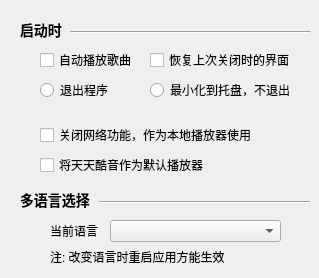
   <widget class="QWidget" name="first">
    <widget class="QLabel" name="baseSetShowInfoWidget">
     <property name="geometry">
      <rect>
       <x>20</x>
       <y>20</y>
       <width>60</width>
       <height>20</height>
      </rect>
     </property>
     <property name="styleSheet">
      <string notr="true">background-color:transparent;
font-size:14px;
font-weight:bold;;</string>
     </property>
     <property name="text">
      <string>启动时</string>
     </property>
    </widget>
    <widget class="QCheckBox" name="autoPlayCheckBox">
     <property name="geometry">
      <rect>
       <x>40</x>
       <y>50</y>
       <width>100</width>
       <height>20</height>
      </rect>
     </property>
     <property name="text">
      <string>自动播放歌曲</string>
     </property>
    </widget>
    <widget class="QCheckBox" name="backPlayCheckBox">
     <property name="geometry">
      <rect>
       <x>150</x>
       <y>50</y>
       <width>140</width>
       <height>20</height>
      </rect>
     </property>
     <property name="text">
      <string>恢复上次关闭时的界面</string>
     </property>
    </widget>
    <widget class="QRadioButton" name="minimumRadioBox">
     <property name="geometry">
      <rect>
       <x>150</x>
       <y>80</y>
       <width>140</width>
       <height>20</height>
      </rect>
     </property>
     <property name="text">
      <string>最小化到托盘，不退出</string>
     </property>
    </widget>
    <widget class="QRadioButton" name="quitRadioBox">
     <property name="geometry">
      <rect>
       <x>40</x>
       <y>80</y>
       <width>70</width>
       <height>20</height>
      </rect>
     </property>
     <property name="text">
      <string>退出程序</string>
     </property>
    </widget>
    <widget class="Line" name="line_F1">
     <property name="geometry">
      <rect>
       <x>70</x>
       <y>30</y>
       <width>240</width>
       <height>5</height>
      </rect>
     </property>
     <property name="orientation">
      <enum>Qt::Horizontal</enum>
     </property>
    </widget>
    <widget class="QLabel" name="multiLanguageChoiceWidget">
     <property name="geometry">
      <rect>
       <x>20</x>
       <y>190</y>
       <width>100</width>
       <height>20</height>
      </rect>
     </property>
     <property name="styleSheet">
      <string notr="true">background-color:transparent;
font-size:14px;
font-weight:bold;;</string>
     </property>
     <property name="text">
      <string>多语言选择</string>
     </property>
    </widget>
    <widget class="Line" name="line_F3">
     <property name="geometry">
      <rect>
       <x>99</x>
       <y>200</y>
       <width>211</width>
       <height>5</height>
      </rect>
     </property>
     <property name="orientation">
      <enum>Qt::Horizontal</enum>
     </property>
    </widget>
    <widget class="QComboBox" name="languageComboBox">
     <property name="geometry">
      <rect>
       <x>110</x>
       <y>220</y>
       <width>171</width>
       <height>22</height>
      </rect>
     </property>
    </widget>
    <widget class="QLabel" name="currentLanguageLabel">
     <property name="geometry">
      <rect>
       <x>50</x>
       <y>220</y>
       <width>61</width>
       <height>21</height>
      </rect>
     </property>
     <property name="text">
      <string>当前语言</string>
     </property>
     <property name="alignment">
      <set>Qt::AlignLeading|Qt::AlignLeft|Qt::AlignVCenter</set>
     </property>
    </widget>
    <widget class="QLabel" name="currentLanguageWarningLabel">
     <property name="geometry">
      <rect>
       <x>50</x>
       <y>245</y>
       <width>241</width>
       <height>24</height>
      </rect>
     </property>
     <property name="text">
      <string>注: 改变语言时重启应用方能生效</string>
     </property>
     <property name="alignment">
      <set>Qt::AlignLeading|Qt::AlignLeft|Qt::AlignVCenter</set>
     </property>
    </widget>
    <widget class="QCheckBox" name="closeNetWorkCheckBox">
     <property name="geometry">
      <rect>
       <x>40</x>
       <y>125</y>
       <width>221</width>
       <height>20</height>
      </rect>
     </property>
     <property name="text">
      <string>关闭网络功能，作为本地播放器使用</string>
     </property>
    </widget>
    <widget class="QCheckBox" name="setDefaultPlayerCheckBox">
     <property name="geometry">
      <rect>
       <x>40</x>
       <y>155</y>
       <width>221</width>
       <height>20</height>
      </rect>
     </property>
     <property name="text">
      <string>将天天酷音作为默认播放器</string>
     </property>
    </widget>
   </widget>
